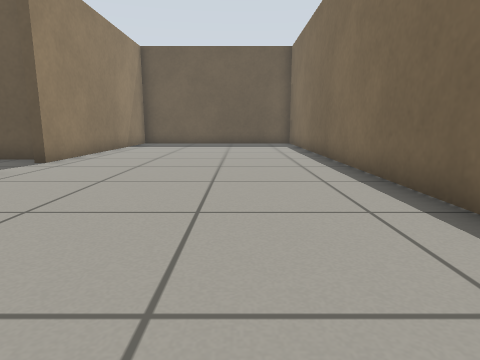
view 1 (above)

17 first-person views from a walk through a world built for the Gazebo simulator. The camera is 0.5 m above the floor, tilts 10° down and sees 75° across. The floor is counted in squares, 0.5 m on a side. Each view is taken from the middle of a square. On the plan, view 1 faces up. The plan holds only what a view shows up to about 12 squares ahead; the rest is blank.

view 2
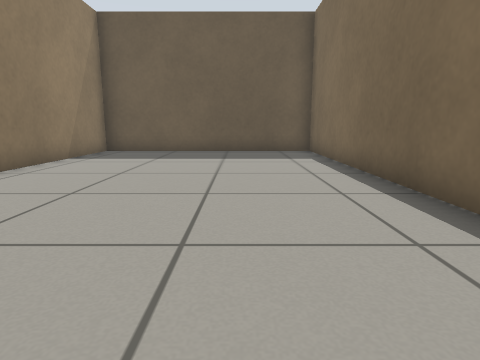

view 3
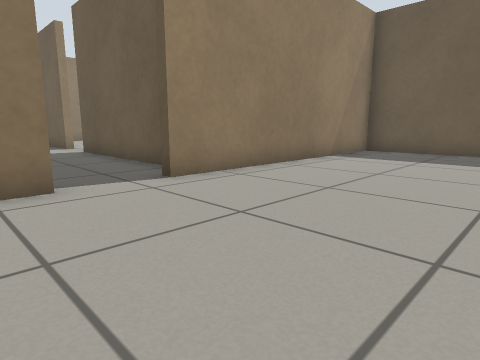

view 4
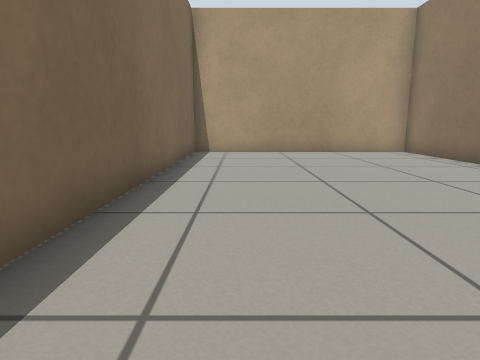

view 5
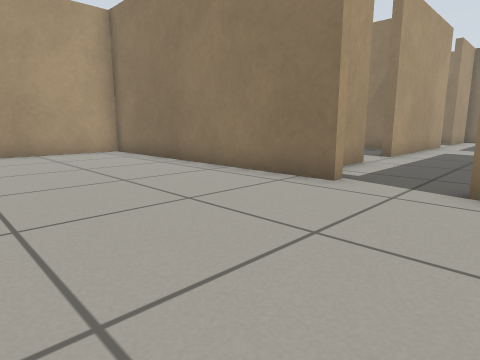

view 6
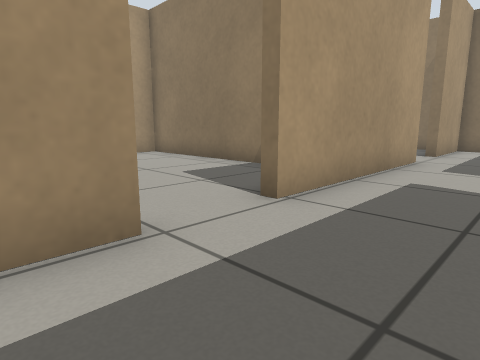

view 7
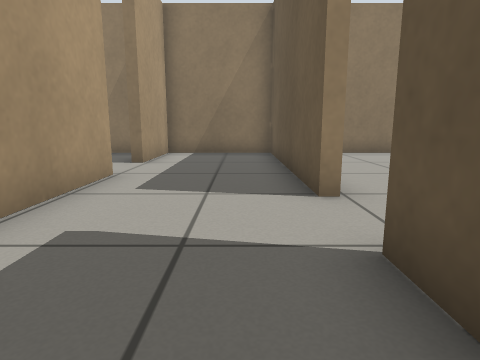

view 8
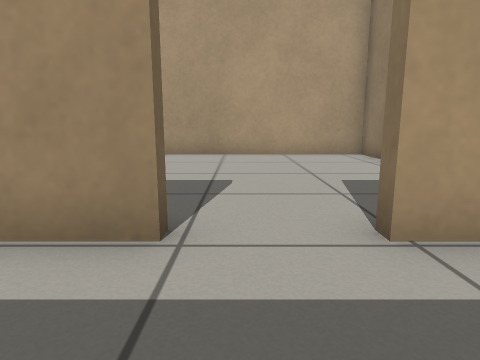

view 9
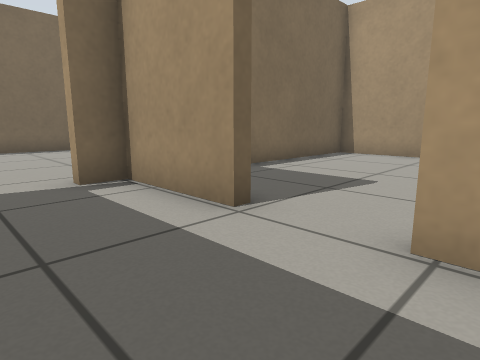

view 10
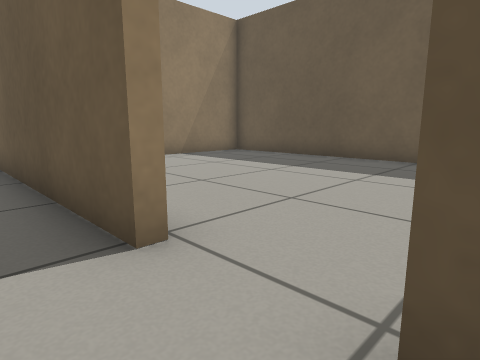

view 11
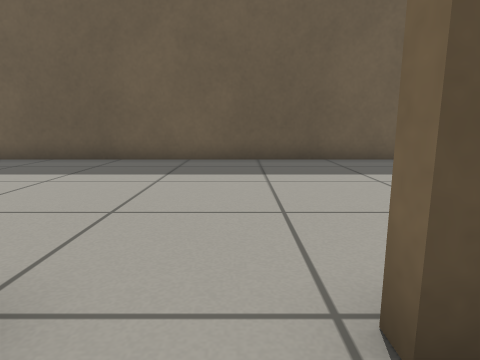

view 12
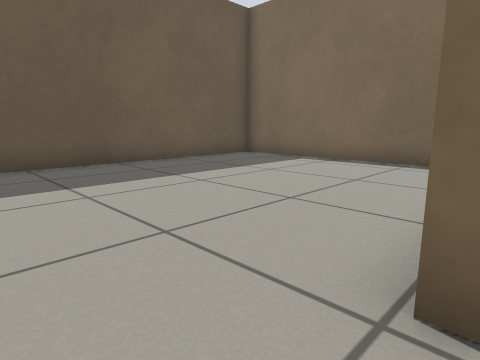

view 13
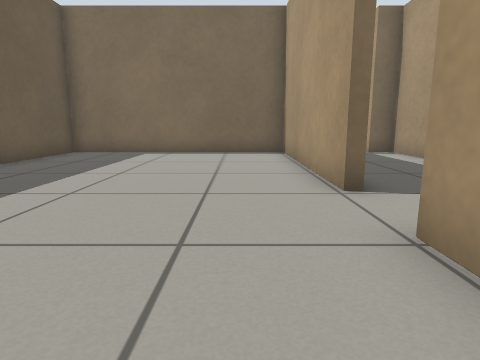

view 14
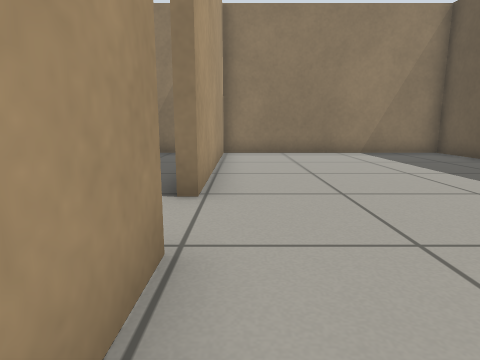

view 15
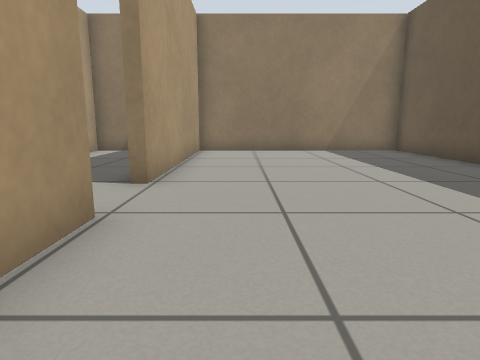

view 16
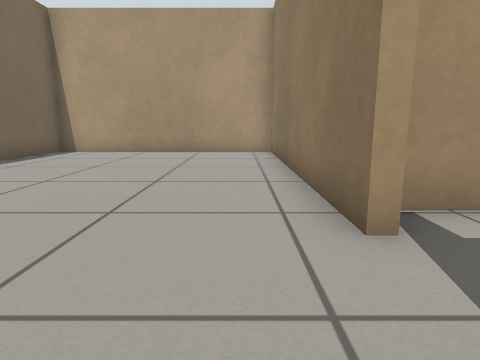

view 17
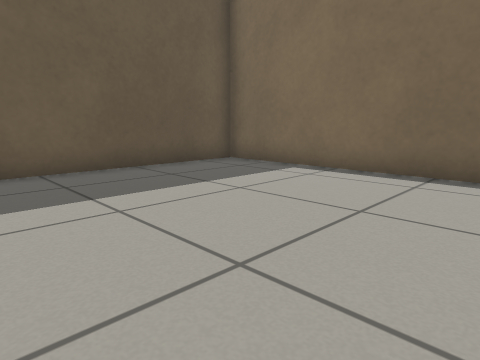

### Floor plan
Ten units are one square. View 1 is at (0, 0); x grows to the right and y downward. Boxes are objects, and circles mark ways between rooms. Rooms are numbered by the first view taken in them; rooms with no view inside come last. Other rooms are left out.
<svg viewBox="-218 -176 250 208">
<path fill="none" stroke="#000" d="M-52 -64 -52 27 27 27 27 -171 -52 -171 -52 -82M-60 -91 -106 -91M-83 -54 -55 -54 -55 -64M-144 -54 -103 -54M-106 -91 -123 -91M-123 -91 -123 -94 -55 -94 -55 -171 -213 -171 -213 -94 -143 -94 -143 -91M-83 -50 -83 -54M-132 -26 -132 27 -55 27 -55 -21M-103 -54 -103 -50M-164 -54 -144 -54M-143 -91 -213 -91 -213 -54 -183 -54 -183 -50"/>
<circle cx="-115" cy="-70" r="3" fill="#2a7"/>
<circle cx="-95" cy="-50" r="3" fill="#2a7"/>
<circle cx="-135" cy="-90" r="3" fill="#2a7"/>
<circle cx="-155" cy="-70" r="3" fill="#2a7"/>
<text x="-20" y="-70">1</text>
<text x="-130" y="-70">2</text>
<text x="-140" y="-130">3</text>
<text x="-90" y="-10">4</text>
<text x="-180" y="-70">5</text>
</svg>
Room 1 opens to room 2. Room 1 opens to room 4. Room 2 opens to room 3. Room 2 opens to room 5.

Where each view was taken, in squares from view 1:
view 1: 0 up, 0 right, facing up
view 2: 5 up, 0 right, facing up
view 3: 5 up, 0 right, facing up-left
view 4: 9 up, 1 right, facing down
view 5: 9 up, 0 right, facing down-left
view 6: 8 up, 7 left, facing down-left
view 7: 8 up, 10 left, facing left
view 8: 8 up, 9 left, facing down
view 9: 8 up, 11 left, facing down-right
view 10: 8 up, 12 left, facing up-left
view 11: 8 up, 13 left, facing up
view 12: 9 up, 14 left, facing up-right
view 13: 11 up, 17 left, facing right
view 14: 10 up, 10 left, facing left
view 15: 11 up, 9 left, facing left
view 16: 9 up, 4 left, facing down
view 17: 10 up, 4 left, facing up-right
